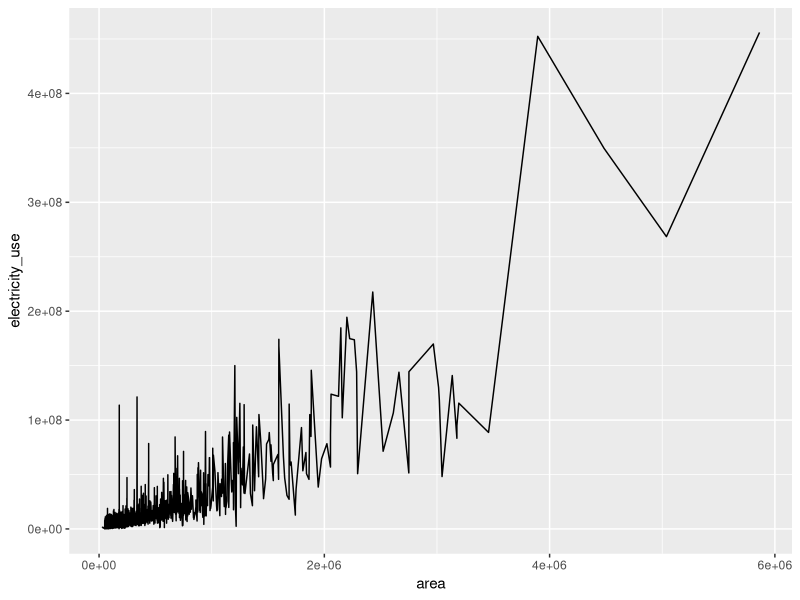
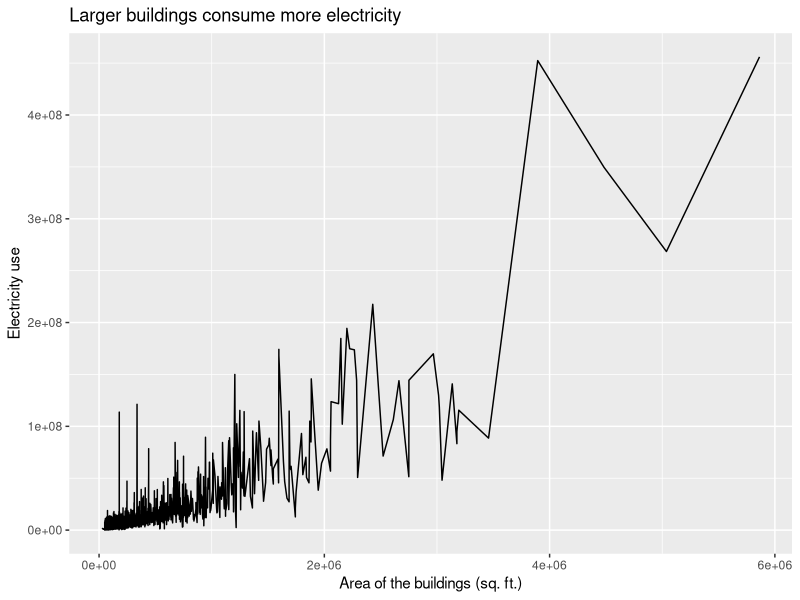
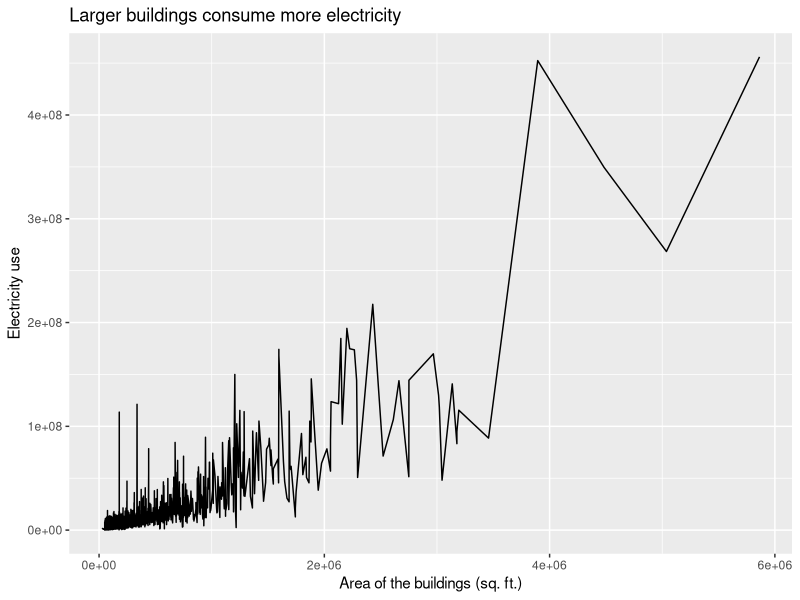
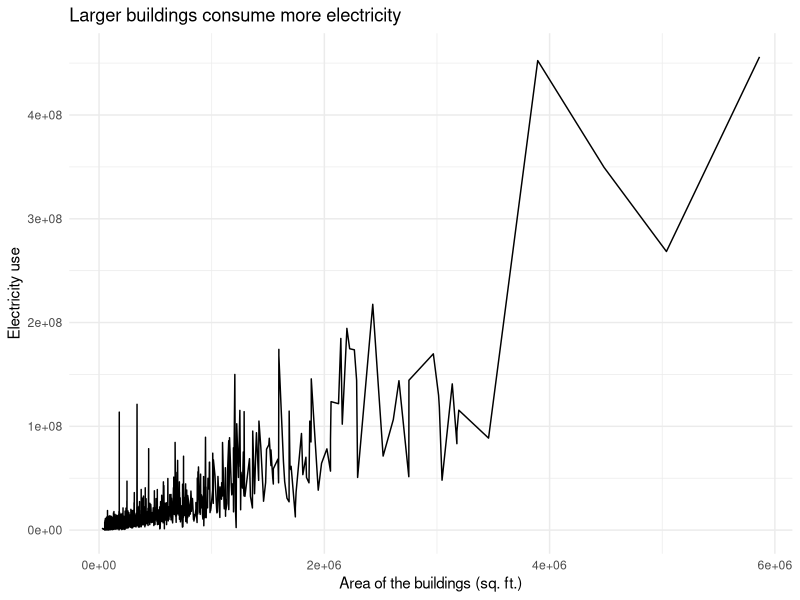
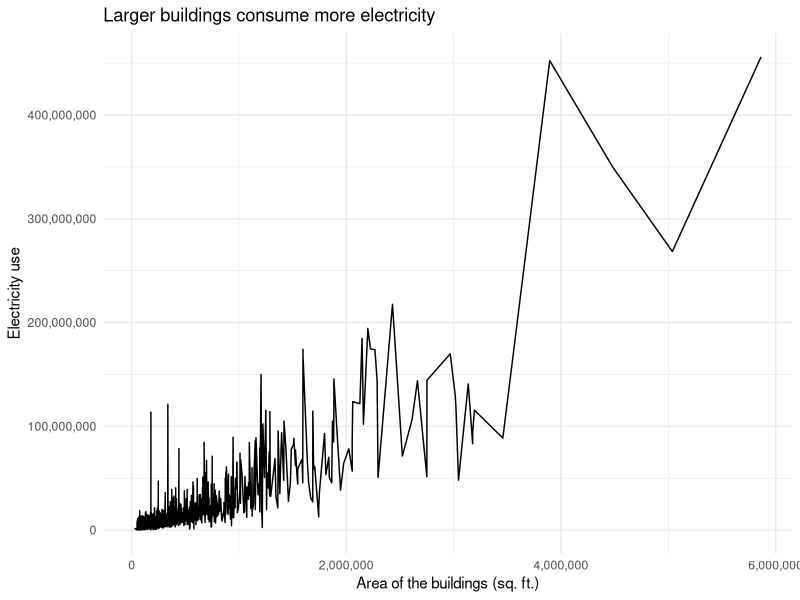
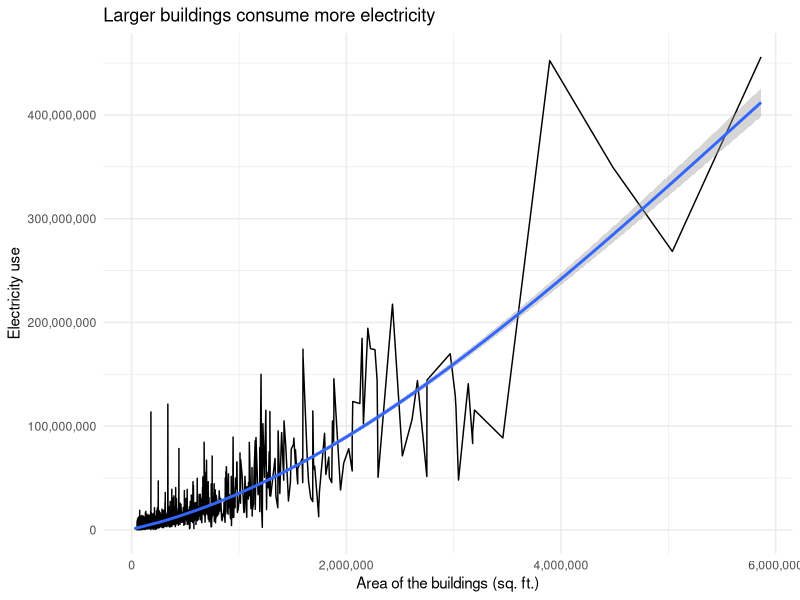
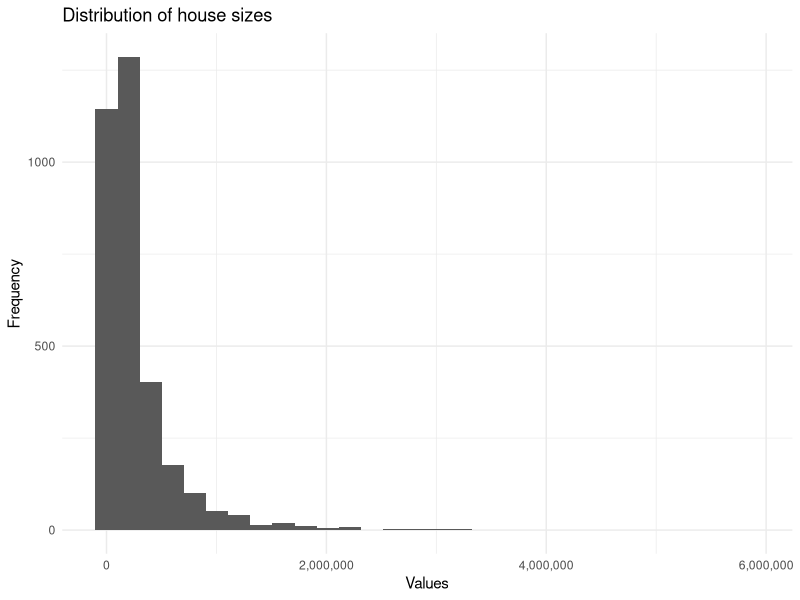
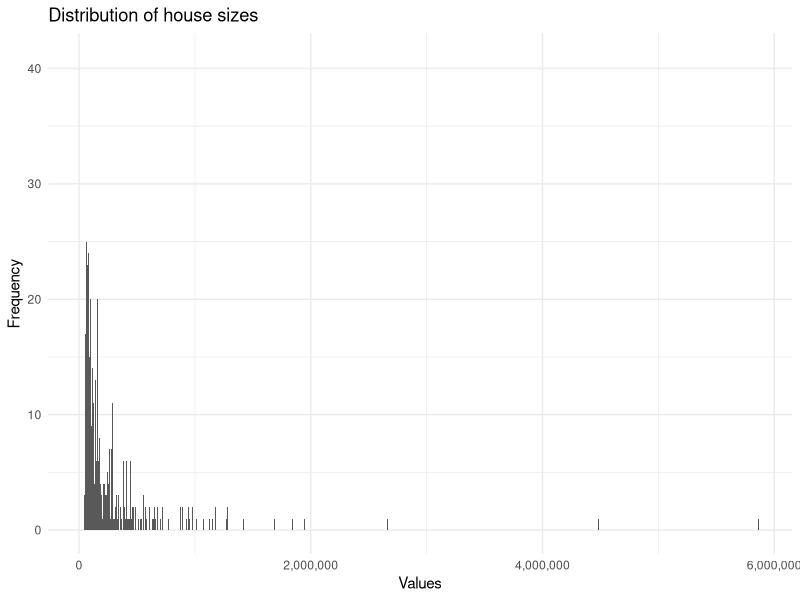

The R script that drew these images, in order:
## ---- chunk 1
library(tidyverse)

df <- read_csv("./chicago_benchmarking.csv")
## ---- chunk 2
str(df)
## ---- chunk 3
ggplot(df) +
  aes(x= area, y = electricity_use)+
  geom_line()
## ---- chunk 4
ggplot(df) +
  aes(x= area, y = electricity_use)+
  geom_line()+
  labs(title = "Larger buildings consume more electricity",
       x = "Area of the buildings (sq. ft.)",
       y = "Electricity use")
## ---- chunk 5
p <- ggplot(df) +
  aes(x= area, y = electricity_use)+
  geom_line()+
  labs(title = "Larger buildings consume more electricity",
       x = "Area of the buildings (sq. ft.)",
       y = "Electricity use")
## ---- chunk 6
p
## ---- chunk 7
p <- p + theme_minimal()
p
## ---- chunk 8
library(scales)

p  <- p + 
  scale_x_continuous(labels = comma) +
  scale_y_continuous(labels = comma)

p
## ---- chunk 9
p <- p + geom_smooth()
p
## ---- chunk 10
ggplot(df, aes(x = area)) +
  geom_histogram() +
  labs(title = "Distribution of house sizes", x = "Values", y = "Frequency") +
  scale_x_continuous(labels = comma) +
  theme_minimal()
## ---- chunk 11
ggplot(df, aes(x = area)) +
  geom_histogram(binwidth = 1000) +
  labs(title = "Distribution of house sizes", x = "Values", y = "Frequency") +
  scale_x_continuous(labels = comma) +
  theme_minimal()
## ---- chunk 12
ggplot(df %>% filter(area < 500000), aes(x = area)) +
  geom_histogram(binwidth = 1000) +
  labs(title = "Distribution of house sizes", x = "Values", y = "Frequency") +
  scale_x_continuous(labels = comma) +
  theme_minimal()
## ---- chunk 13
# Create a box plot for the mpg column
ggplot(df, aes(x = "", y = area)) +
  geom_boxplot() +
  labs(title = "Box Plot of area", x = "", y = "area")

## ---- chunk 14
bldg_zip_df <- df |>
  group_by(zip_code) %>% 
  summarise(num_buildings = n())
## ---- chunk 15
ggplot(bldg_zip_df , aes(x = zip_code, y = num_buildings)) + 
  geom_bar(stat = "identity") +
  labs(title = "Number of buildings in each zipcode",
       x = "zip code",
       y = "number of houses") +
  theme_void()
## ---- chunk 16
ggplot(bldg_zip_df , aes(x = reorder(zip_code, num_buildings), y = num_buildings)) + 
  geom_bar(stat = "identity") +
  labs(title = "Number of buildings in each zipcode",
       x = "zip code",
       y = "number of buildings") +
  theme_minimal()+
  coord_flip() #flips the chart from vertical to horizontal
## ---- chunk 17
p <- bldg_zip_df |> 
  top_n(20, num_buildings) |> 
  mutate(zip_code = reorder(zip_code, num_buildings)) |>
  ggplot(aes(x = zip_code, y = num_buildings)) + 
  geom_bar(stat = "identity", fill = 'steelblue') +
  labs(title = "Number of buildings in each zipcode",
       x = "zip code",
       y = "number of buildings") +
  theme_minimal()+
  coord_flip()
p
## ---- chunk 18
p + geom_text(aes(label = num_buildings), hjust = -0.1)  # add labels
## ---- chunk 19
# Define the parameters for the polar rose
k <- 7
n <- 1000

# Create a sequence of angles from 0 to 2pi
theta <- seq(0, 2 * pi, length.out = n)

# Create the polar rose
r <- sin(k * theta)
x <- r * cos(theta)
y <- r * sin(theta)

# Create a data frame with the x and y coordinates
data <- data.frame(x = x, y = y)

# Create the plot
ggplot(data, aes(x = x, y = y)) +
  geom_path(color = "steelblue", size = 1) +
  theme_void() +
  coord_fixed()
## ---- chunk 20
df2 <- df |> 
  filter(year == 2020) |> 
  filter(zip_code == c(60611, 60610))

df2
## ---- chunk 21
ggplot(df2, aes(x = as.factor(zip_code), y = area)) +
  geom_violin() 
## ---- chunk 22
ggplot(df2, aes(x = as.factor(zip_code), y = area)) +
  geom_boxplot() 
